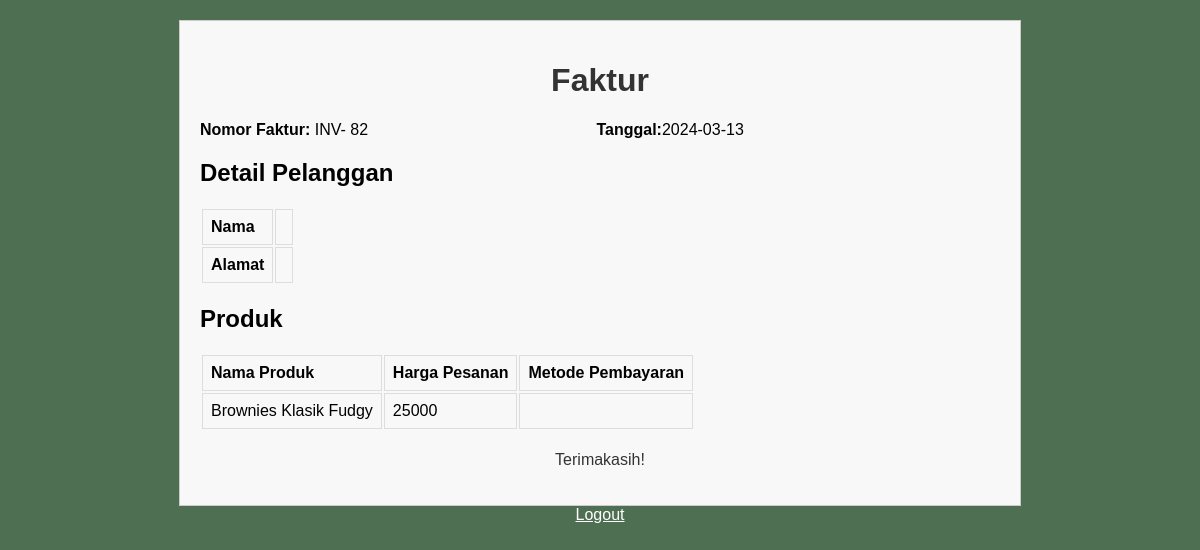
The app's page /ClientSide/invoice.php?Id_pesanan=82 with its own data.
### tables this page shows
CREATE TABLE `pesanan` (
  `Id_pesanan` int(11) NOT NULL,
  `Id_pelanggan` int(11) NOT NULL,
  `Id_produk` int(11) NOT NULL,
  `Alamat_pesanan` text NOT NULL,
  `Total_pesanan` int(11) NOT NULL,
  `Tgl_pesanan` date NOT NULL
);

CREATE TABLE `produk` (
  `Id_produk` int(11) NOT NULL,
  `Nama_produk` varchar(30) NOT NULL,
  `Foto_produk` varchar(30) NOT NULL,
  `Stok_produk` int(11) NOT NULL,
  `Deskripsi_produk` text NOT NULL,
  `Harga_produk` int(11) NOT NULL
);

### functions.php (called while the page is built, shortened)
<?php
$conn =mysqli_connect("localhost","root","","vegan_brownies");
function query($query){
    global $conn;
    $result =mysqli_query($conn, $query);
    $rows = [];
    while( $row = mysqli_fetch_assoc($result)){
        $rows[] = $row;
    }
    return $rows;
}

### ClientSide/invoice.php (the view, shortened to what this page needs)
<?php
require_once "../functions.php";
$Id_pesanan = $_GET['Id_pesanan'];
$order = query("SELECT * FROM pesanan JOIN produk ON (produk.Id_produk = pesanan.Id_produk) WHERE Id_pesanan = $Id_pesanan")[0];
?>
<!DOCTYPE html>
<html lang="en">
<head>
</head>
<body>
  <div id="invoice">
    <h1>Faktur</h1>
    <div class="invoice-details">
      <div>
        <strong>Nomor Faktur:</strong> INV- <?= $order['Id_pesanan'] ?>
      </div>
      <div>
        <strong>Tanggal:</strong><?= $order['Tgl_pesanan'] ?>
      </div>
    </div>
    <div id="customer">
      <h2>Detail Pelanggan</h2>
      <table>
        <tr>
          <th>Nama</th>
          <td><?=$_SESSION['Nama_pelanggan']?></td>
        </tr>
        <tr>
          <th>Alamat</th>
          <td><?=$_SESSION['Alamat_pelanggan']?></td>
        </tr>
      </table>
    </div>
    <div id="items">
      <h2>Produk</h2>
      <table>
        <tr>
          <th>Nama Produk</th>
          <th>Harga Pesanan</th>
          <th>Metode Pembayaran</th>
        </tr>
        <tr>
            <td><?= $order['Nama_produk']; ?></td>
            <td><?= $order['Harga_produk']; ?></td>
            <td><?= $_GET['bank']; ?></td>
        </tr>
      </table>
    </div>
    <div id="thanks">
      <p>Terimakasih!</p>
    </div>
  </div>
  <div id="logout-container" style="text-align: center;">
  <a href="../logout.php" style="color: white;">Logout</a>
</div>
</body>
</html>

### ClientSide/invoice.php (style rules this page uses)
body { font-family: Arial, sans-serif; margin: 0; padding: 20px; background-color: #4F6F52; }
#invoice { max-width: 800px; margin: 0 auto; border: 1px solid #ccc; padding: 20px; background: #f8f8f8; }
#invoice h1 { text-align: center; color: #333; }
.invoice-details { margin-bottom: 20px; }
.invoice-details div { display: inline-block; width: 49%; }
#customer { margin-top: 20px; }
#customer th, #customer td { border: 1px solid #ddd; padding: 8px; text-align: left; }
#items { margin-top: 20px; width: 100%; border-collapse: collapse; }
#items th, #items td { border: 1px solid #ddd; padding: 8px; text-align: left; }
#thanks { margin-top: 20px; text-align: center; color: #333; }

### records on screen
pesanan: Id_pesanan "82", Tgl_pesanan "2024-03-13", Id_produk.Nama_produk "Brownies Klasik Fudgy", Id_produk.Harga_produk "25000"
